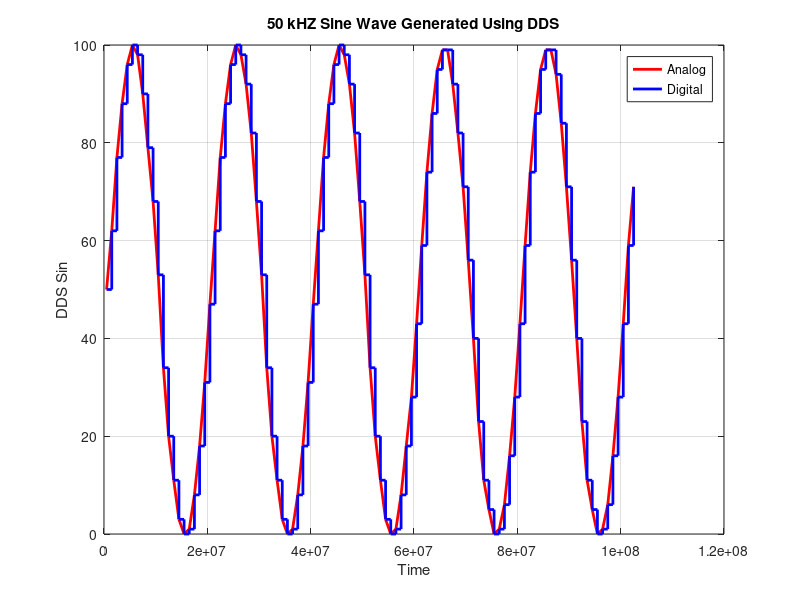

The MATLAB source for this figure:
% Open the file for reading
fileID = fopen('50kHz.txt', 'r');

% Read the data using fscanf
data = fscanf(fileID, '# KERNEL: Time= %f, Counter= %d, DDS_Sin= %d\n', [3, Inf]);

% Close the file
fclose(fileID);

% Extract counter, DDS_Sin, and time values
time = data(1, :);
counter = data(2, :);
dds_sin = data(3, :);

% Plot the graphs
plot(time, dds_sin, "r", "LineWidth", 2);
hold on
stairs(time, dds_sin, "b", "LineWidth", 2);
hold off

% Add labels and title
legend('Analog', 'Digital');
xlabel('Time');
ylabel('DDS Sin');
title('50 kHZ Sine Wave Generated Using DDS');

% Show the grid
grid on;
